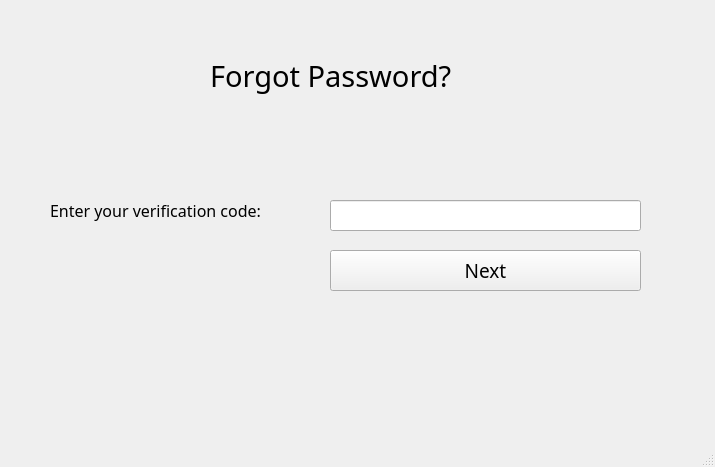
<?xml version="1.0" encoding="UTF-8"?>
<ui version="4.0">
 <class>forgot_password_2</class>
 <widget class="QMainWindow" name="forgot_password_2">
  <property name="geometry">
   <rect>
    <x>0</x>
    <y>0</y>
    <width>715</width>
    <height>467</height>
   </rect>
  </property>
  <property name="windowTitle">
   <string>forgot password</string>
  </property>
  <property name="inputMethodHints">
   <set>Qt::ImhDigitsOnly</set>
  </property>
  <widget class="QWidget" name="centralwidget">
   <widget class="QLabel" name="forgot_label_2">
    <property name="geometry">
     <rect>
      <x>210</x>
      <y>30</y>
      <width>321</width>
      <height>91</height>
     </rect>
    </property>
    <property name="font">
     <font>
      <family>MS Reference Sans Serif</family>
      <pointsize>22</pointsize>
     </font>
    </property>
    <property name="text">
     <string>Forgot Password?</string>
    </property>
   </widget>
   <widget class="QLabel" name="label_code">
    <property name="geometry">
     <rect>
      <x>50</x>
      <y>200</y>
      <width>261</width>
      <height>21</height>
     </rect>
    </property>
    <property name="font">
     <font>
      <family>MS Reference Sans Serif</family>
      <pointsize>12</pointsize>
     </font>
    </property>
    <property name="text">
     <string>Enter your verification code: </string>
    </property>
   </widget>
   <widget class="QLineEdit" name="input_code">
    <property name="geometry">
     <rect>
      <x>330</x>
      <y>200</y>
      <width>311</width>
      <height>31</height>
     </rect>
    </property>
    <property name="font">
     <font>
      <pointsize>12</pointsize>
     </font>
    </property>
    <property name="whatsThis">
     <string/>
    </property>
    <property name="autoFillBackground">
     <bool>false</bool>
    </property>
    <property name="inputMethodHints">
     <set>Qt::ImhDigitsOnly</set>
    </property>
    <property name="inputMask">
     <string/>
    </property>
   </widget>
   <widget class="QPushButton" name="forgot_btn_2">
    <property name="geometry">
     <rect>
      <x>330</x>
      <y>250</y>
      <width>311</width>
      <height>41</height>
     </rect>
    </property>
    <property name="font">
     <font>
      <family>MS Reference Sans Serif</family>
      <pointsize>14</pointsize>
     </font>
    </property>
    <property name="text">
     <string>Next</string>
    </property>
    <property name="flat">
     <bool>false</bool>
    </property>
   </widget>
  </widget>
  <widget class="QMenuBar" name="menubar">
   <property name="geometry">
    <rect>
     <x>0</x>
     <y>0</y>
     <width>715</width>
     <height>23</height>
    </rect>
   </property>
  </widget>
  <widget class="QStatusBar" name="statusbar"/>
 </widget>
 <resources/>
 <connections/>
</ui>
